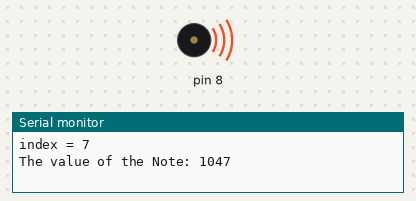
A sketch run on a simulated Arduino Uno, built with avr-gcc and run on an emulated ATmega328P. On the bench: buzzer (waves = sounding), the last lines printed to the serial monitor.

Above: at 0.2 s.
At 9.0 s:
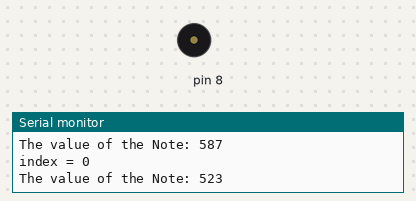
Timing chart, 0 to 13.0 s (numbered marks = the images above):
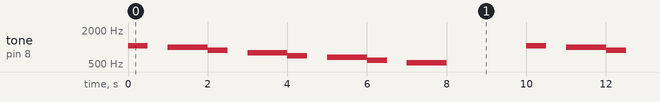

The sketch:

passive_buzzer.ino
```cpp
#include "pitches.h"

// notes in the melody:
int melody[] = {
  NOTE_C5, NOTE_D5, NOTE_E5, NOTE_F5, NOTE_G5, NOTE_A5, NOTE_B5, NOTE_C6};
int duration[] = {1000,500,1000,500,1000,500,1000,500};

void setup() {
  Serial.begin(9600);
}

void loop() {
  for (int thisNote = 7; thisNote >=0; thisNote--) {
    Serial.print("index = ");
    Serial.println(thisNote);
    Serial.print("The value of the Note: ");
    Serial.println(melody[thisNote]);

    // pin8 output the voice, every scale is 0.5 sencond
    tone(8, melody[thisNote], duration[thisNote]);

    // Output the voice after several minutes
    delay(1000);
  }

  // restart after two seconds
  delay(2000);
}
```

Measured:
- by itself, tone on pin 8: repeats every 10.0 s: silent 0.50 s, 988 Hz 1.0 s, 880 Hz 0.50 s, silent 0.50 s, 784 Hz 1.0 s, 698 Hz 0.50 s, silent 0.50 s, 659 Hz 1.0 s, 587 Hz 0.50 s, silent 0.50 s, 523 Hz 1.0 s, silent 2.0 s, 1047 Hz 0.50 s
